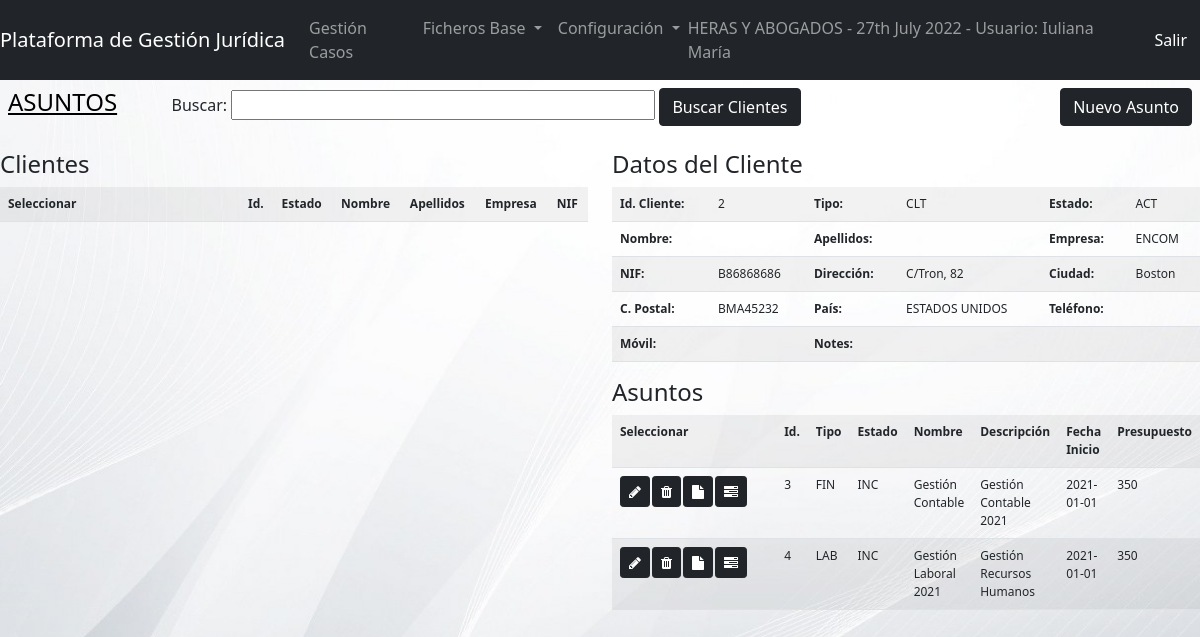
The page /view/projects.php?entid=2 (signed in) on the database its author committed.
### tables this page shows
CREATE TABLE IF NOT EXISTS `entities` (
  `ENTId` int(11) NOT NULL AUTO_INCREMENT,
  `ENTType` varchar(10) NOT NULL,
  `ENTStatus` varchar(10) NOT NULL,
  `ENTName` varchar(75) DEFAULT NULL,
  `ENTLastName` varchar(100) DEFAULT NULL,
  `ENTCompany` varchar(100) DEFAULT NULL,
  `ENTFiscalId` varchar(50) DEFAULT NULL,
  `ENTAddress` varchar(175) DEFAULT NULL,
  `ENTCity` varchar(75) DEFAULT NULL,
  `ENTPostalCode` varchar(20) DEFAULT NULL,
  `ENTCountry` varchar(50) DEFAULT NULL,
  `ENTEmail` varchar(150) DEFAULT NULL,
  `ENTPhone` varchar(20) DEFAULT NULL,
  `ENTMobile` varchar(20) DEFAULT NULL,
  `ENTAccount` varchar(50) DEFAULT NULL,
  `ENTPayment` int(11) DEFAULT 0,
  `ENTPaymentDay` int(11) DEFAULT 0,
  `ENTBank` varchar(50) DEFAULT NULL,
  `ENTBillingNotes` varchar(255) DEFAULT NULL,
  `ENTNotes` varchar(255) DEFAULT NULL,
  `ENTDateInsert` datetime DEFAULT NULL,
  `ENTInsertBy` varchar(50) DEFAULT NULL,
  `ENTDateUpdate` datetime DEFAULT NULL,
  `ENTUpdateBy` varchar(50) DEFAULT NULL,
  PRIMARY KEY (`ENTId`)
);

CREATE TABLE IF NOT EXISTS `projects` (
  `PRJId` int(11) NOT NULL AUTO_INCREMENT,
  `PRJIdEntity` int(11) DEFAULT NULL,
  `PRJIdEmployee` int(11) DEFAULT NULL,
  `PRJType` varchar(10) DEFAULT NULL,
  `PRJStatus` varchar(10) DEFAULT NULL,
  `PRJName` varchar(50) DEFAULT NULL,
  `PRJDescription` varchar(250) DEFAULT NULL,
  `PRJDateStart` date DEFAULT NULL,
  `PRJDateEnd` date DEFAULT NULL,
  `PRJDateStartPln` date DEFAULT NULL,
  `PRJDateEndPln` date DEFAULT NULL,
  `PRJBudget` float DEFAULT NULL,
  `PRJBudgetReal` float DEFAULT NULL,
  `PRJCost` float DEFAULT NULL,
  `PRJCostReal` float DEFAULT NULL,
  `PRJNotes` varchar(255) DEFAULT NULL,
  `PRJDateInsert` date DEFAULT NULL,
  `PRJInsertBy` varchar(50) DEFAULT NULL,
  `PRJDateUpdate` date DEFAULT NULL,
  `PRJUpdateBy` varchar(50) DEFAULT NULL,
  PRIMARY KEY (`PRJId`),
  KEY `FKPRJEntity` (`PRJIdEntity`),
  KEY `FKPRJEmployee` (`PRJIdEmployee`),
  CONSTRAINT `FKPRJEmployee` FOREIGN KEY (`PRJIdEmployee`) REFERENCES `employees` (`EMPId`) ON DELETE SET NULL ON UPDATE SET NULL,
  CONSTRAINT `FKPRJEntity` FOREIGN KEY (`PRJIdEntity`) REFERENCES `entities` (`ENTId`) ON DELETE SET NULL ON UPDATE SET NULL
);

### model/dbcrud.php (called while the page is built, shortened)
<?php
    class dbcrud {
        public function sql ($sql){
            $dbConn = new dbconn();
            $dbConn->connect();
            $conn = $dbConn->getConn();
            $result = $conn->query($sql);
            return $result;
        }
    }
?>

### controller/cntProject.php (the view, shortened to what this page needs)
<?php
    include_once '../model/dbcrud.php';
    function selectEntities($entfilter){
        echo '<tr>'
                . '<th style="width:240px">Seleccionar</th><th>Id.</th><th>Estado</th><th>Nombre</th><th>Apellidos</th><th>Empresa</th><th>NIF</th>'
           . '</tr>';
    }
    function selectedEntityById($idEnt){
        $prjCrud = new dbcrud();
        $prjSQL = "SELECT * FROM entities WHERE ENTId = " . $idEnt;
        $result = $prjCrud->sql($prjSQL);
        if ($result->num_rows > 0) {
            while($row = $result->fetch_assoc()) {
                echo  '<tr>'
                . '<td><b>Id. Cliente:</b></td><td>'.$row["ENTId"].'</td>'
                . '<td><b>Tipo:</b></td><td>'.$row["ENTType"].'</td>'
                . '<td><b>Estado:</b></td><td>'.$row["ENTStatus"].'</td>'
                . '</tr>'
                . '<tr>'
                . '<td><b>Nombre:</b></td><td>'.$row["ENTName"].'</td>'
                . '<td><b>Apellidos:</b></td><td>'.$row["ENTLastName"].'</td>'
                . '<td><b>Empresa:</b></td><td>'.$row["ENTCompany"].'</td>'
                . '</tr>'
                . '<tr>'
                . '<td><b>NIF:</b></td><td>'.$row["ENTFiscalId"].'</td>'
                . '<td><b>Dirección:</b></td><td>'.$row["ENTAddress"].'</td>'
                . '<td><b>Ciudad:</b></td><td>'.$row["ENTCity"].'</td>'
                . '</tr>'
                . '<tr>'
                . '<td><b>C. Postal:</b></td><td>'.$row["ENTPostalCode"].'</td>'
                . '<td><b>País:</b></td><td>'.$row["ENTCountry"].'</td>'
                . '<td><b>Teléfono:</b></td><td>'.$row["ENTPhone"].'</td>'
                . '</tr>'
                . '<tr>'
                . '<td><b>Móvil:</b></td><td>'.$row["ENTMobile"].'</td>'
                . '<td><b>Notes:</b></td><td colspan="3">'.$row["ENTNotes"].'</td>'
                . '</tr>';
            }
        }
    }
    function selectProjects($identity){
        $prjCrud = new dbcrud();
        echo '<tr>'
                . '<th style="width:260px">Seleccionar</th><th>Id.</th><th>Tipo</th><th>Estado</th><th>Nombre</th><th>Descripción</th><th>Fecha Inicio</th><th>Presupuesto</th>'
           . '</tr>';
        if ($identity > 0)
        {
            $prjSQL = "SELECT * FROM projects WHERE PRJIdEntity = " .$identity;
            $result = $prjCrud->sql($prjSQL);
            if ($result->num_rows > 0) {
              while($row = $result->fetch_assoc()) {
               echo '<tr><td><a href="projectdata.php?update&idproject='.$row["PRJId"].'" target="_blank" class="btn btn-dark btn-sm" role="button" data-toggle="tooltip" data-placement="top" title="Editar Asunto"><i class="fa fa-pencil" aria-hidden="true"></i></a>'
                        .'<a href="projectdata.php?delete&idproject='.$row["PRJId"].'" target="_blank" class="btn btn-dark btn-sm" role="button" style="margin-left: 2px" data-toggle="tooltip" data-placement="top" title="Eliminar Asunto"><i class="fa fa-trash" aria-hidden="true"></i></a>'
                        .'<a href="docs.php?obj=PROJECTS&objid='.$row["PRJId"].'" target="_blank" class="btn btn-dark btn-sm" role="button" style="margin-left: 2px" data-toggle="tooltip" data-placement="top" title="Documentos del Asunto"><i class="fa fa-file" aria-hidden="true"></i></a>'
                        .'<a href="tasks.php?idproject='.$row["PRJId"].'" class="btn btn-dark btn-sm" role="button" style="margin-left: 2px" data-toggle="tooltip" data-placement="top" title="Tareas del Asunto"><i class="fa fa-tasks" aria-hidden="true"></i></a></td>'
                        . '<td>'.$row["PRJId"].'</td><td>'.$row["PRJType"].'</td><td>'.$row["PRJStatus"].'</td><td>'
                        .$row["PRJName"].'</td><td>'.$row["PRJDescription"].'</td><td>'.$row["PRJDateStart"].'</td><td>'.$row["PRJBudget"].'</td>'
                    .'</tr>';
                }
            }
            else {
                echo '<tr><td></td><td></td><td></td><td></td><td></td><td></td><td></td><td></td></tr>';
                $_SESSION['numentities'] = 0;
            }
        }
    }
?>

### view/css/globalstyles.css (style rules this page uses)
.bgsilver { background-image: url('../imgs/bg04.jpg'); background-repeat: no-repeat; background-attachment: fixed; background-size: cover; }

### rows shown on the page
entities: ENTId "2", ENTType "CLT", ENTStatus "ACT", ENTCompany "ENCOM", ENTFiscalId "B86868686", ENTAddress "C/Tron, 82", ENTCity "Boston", ENTPostalCode "BMA45232", ENTCountry "ESTADOS UNIDOS"
projects: PRJId "3", PRJType "FIN", PRJStatus "INC", PRJName "Gestión Contable", PRJDescription "Gestión Contable 2021", PRJDateStart "2021-01-01", PRJBudget "350"
projects: PRJId "4", PRJType "LAB", PRJStatus "INC", PRJName "Gestión Laboral 2021", PRJDescription "Gestión Recursos Humanos", PRJDateStart "2021-01-01", PRJBudget "350"

### other values the page prints
$_SESSION['username'] "Iuliana María"
